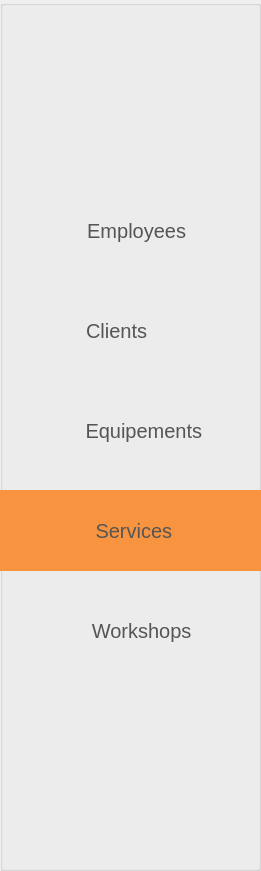
     <widget class="QGroupBox" name="groupBox_7">
      <property name="geometry">
       <rect>
        <x>-20</x>
        <y>-10</y>
        <width>261</width>
        <height>871</height>
       </rect>
      </property>
      <property name="styleSheet">
       <string notr="true">#groupBox_7{
background:white;}</string>
      </property>
      <property name="title">
       <string/>
      </property>
      <widget class="QLabel" name="label_93">
       <property name="geometry">
        <rect>
         <x>50</x>
         <y>50</y>
         <width>181</width>
         <height>81</height>
        </rect>
       </property>
       <property name="text">
        <string/>
       </property>
       <property name="pixmap">
        <pixmap resource="image.qrc">:/image/ressource/fix-it.png</pixmap>
       </property>
       <property name="scaledContents">
        <bool>true</bool>
       </property>
      </widget>
      <widget class="QPushButton" name="pushButton_93">
       <property name="geometry">
        <rect>
         <x>-20</x>
         <y>190</y>
         <width>291</width>
         <height>81</height>
        </rect>
       </property>
       <property name="styleSheet">
        <string notr="true">#pushButton_93{
  text-decoration: none;
  border:none;
  font-size: 20px;
  color: #555;

}
#pushButton_93:hover{
 background-color: #e9ecef;
}</string>
       </property>
       <property name="text">
        <string>    Employees</string>
       </property>
       <property name="icon">
        <iconset resource="image.qrc">
         <normaloff>:/image/ressource/gestion des employes.png</normaloff>:/image/ressource/gestion des employes.png</iconset>
       </property>
       <property name="iconSize">
        <size>
         <width>50</width>
         <height>50</height>
        </size>
       </property>
      </widget>
      <widget class="QPushButton" name="pushButton_94">
       <property name="geometry">
        <rect>
         <x>-60</x>
         <y>290</y>
         <width>331</width>
         <height>81</height>
        </rect>
       </property>
       <property name="styleSheet">
        <string notr="true">#pushButton_94{
  text-decoration: none;
  border:none;
  font-size: 20px;
  color: #555;
}
#pushButton_94:hover{
 background-color: #e9ecef;
}</string>
       </property>
       <property name="text">
        <string>    Clients</string>
       </property>
       <property name="icon">
        <iconset resource="image.qrc">
         <normaloff>:/image/ressource/gestion des clients.png</normaloff>:/image/ressource/gestion des clients.png</iconset>
       </property>
       <property name="iconSize">
        <size>
         <width>50</width>
         <height>50</height>
        </size>
       </property>
      </widget>
      <widget class="QPushButton" name="pushButton_95">
       <property name="geometry">
        <rect>
         <x>-10</x>
         <y>390</y>
         <width>291</width>
         <height>81</height>
        </rect>
       </property>
       <property name="styleSheet">
        <string notr="true">#pushButton_95
{
  text-decoration: none;
  border:none;
  font-size: 20px;
  color: #555;
}
#pushButton_95:hover{
 background-color: #e9ecef;
}</string>
       </property>
       <property name="text">
        <string>   Equipements</string>
       </property>
       <property name="icon">
        <iconset resource="image.qrc">
         <normaloff>:/image/ressource/gestion des equipements.png</normaloff>:/image/ressource/gestion des equipements.png</iconset>
       </property>
       <property name="iconSize">
        <size>
         <width>50</width>
         <height>50</height>
        </size>
       </property>
      </widget>
      <widget class="QPushButton" name="pushButton_96">
       <property name="geometry">
        <rect>
         <x>-20</x>
         <y>490</y>
         <width>291</width>
         <height>81</height>
        </rect>
       </property>
       <property name="styleSheet">
        <string notr="true">#pushButton_96
{
  text-decoration: none;
  border:none;
  font-size: 20px;
  color: #555;
 background-color:#F8943F;
}
#pushButton_96:hover{
background-color: #dd914f;
}</string>
       </property>
       <property name="text">
        <string>    Services </string>
       </property>
       <property name="icon">
        <iconset resource="image.qrc">
         <normaloff>:/image/ressource/gestion des services.png</normaloff>:/image/ressource/gestion des services.png</iconset>
       </property>
       <property name="iconSize">
        <size>
         <width>50</width>
         <height>50</height>
        </size>
       </property>
      </widget>
      <widget class="QPushButton" name="pushButton_97">
       <property name="geometry">
        <rect>
         <x>-20</x>
         <y>590</y>
         <width>301</width>
         <height>81</height>
        </rect>
       </property>
       <property name="styleSheet">
        <string notr="true">#pushButton_97
{
  text-decoration: none;
  border:none;
  font-size: 20px;
  color: #555;
}
#pushButton_97:hover{
 background-color: #e9ecef;
}</string>
       </property>
       <property name="text">
        <string>    Workshops</string>
       </property>
       <property name="icon">
        <iconset resource="image.qrc">
         <normaloff>:/image/ressource/gestion des ateliers.png</normaloff>:/image/ressource/gestion des ateliers.png</iconset>
       </property>
       <property name="iconSize">
        <size>
         <width>50</width>
         <height>50</height>
        </size>
       </property>
      </widget>
     </widget>
